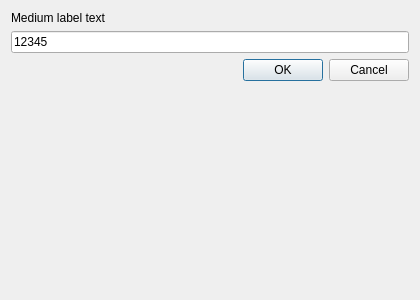
<?xml version="1.0" encoding="UTF-8"?>
<ui version="4.0"><class>Dialog</class><widget class="QDialog" name="Dialog"><property name="geometry"><rect><x>0</x><y>0</y><width>420</width><height>300</height></rect></property><property name="windowTitle"><string>Label 1</string></property><layout class="QVBoxLayout" name="verticalLayout"><property name="leftMargin"><number>11</number></property><property name="topMargin"><number>11</number></property><property name="rightMargin"><number>11</number></property><property name="bottomMargin"><number>11</number></property><property name="spacing"><number>6</number></property><item><widget class="QLabel" name="label_1"><property name="text"><string>Medium label text</string></property></widget></item><item><widget class="QLineEdit" name="lineEdit_1"><property name="text"><string>12345</string></property></widget></item><item><layout class="QHBoxLayout" name="buttons"><property name="leftMargin"><number>0</number></property><property name="topMargin"><number>0</number></property><property name="rightMargin"><number>0</number></property><property name="bottomMargin"><number>0</number></property><property name="spacing"><number>6</number></property><item><spacer name="horizontalSpacer"><property name="orientation"><enum>Qt::Orientation::Horizontal</enum></property><property name="sizeHint" stdset="0"><size><width>40</width><height>20</height></size></property></spacer></item><item><widget class="QPushButton" name="ok"><property name="text"><string>OK</string></property></widget></item><item><widget class="QPushButton" name="cancel"><property name="text"><string>Cancel</string></property></widget></item></layout></item><item><spacer name="verticalSpacer"><property name="orientation"><enum>Qt::Orientation::Vertical</enum></property><property name="sizeHint" stdset="0"><size><width>40</width><height>20</height></size></property></spacer></item></layout></widget></ui>
